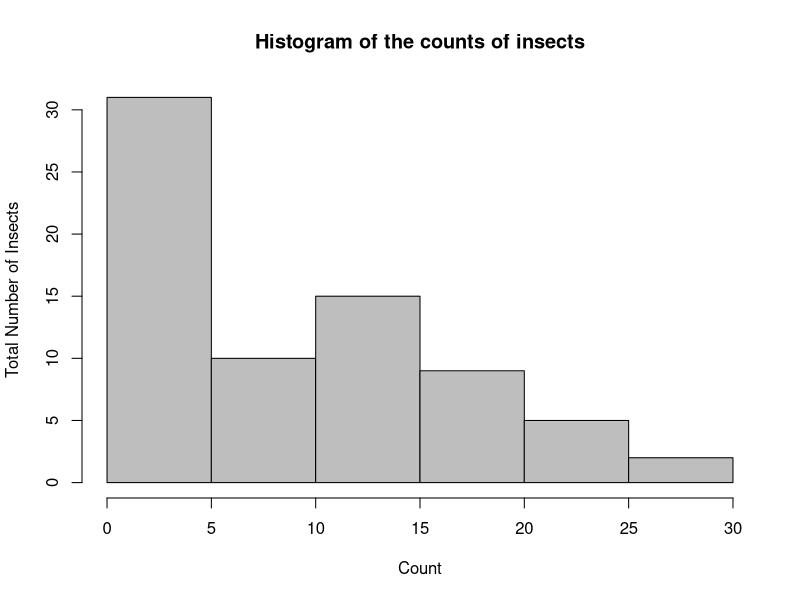
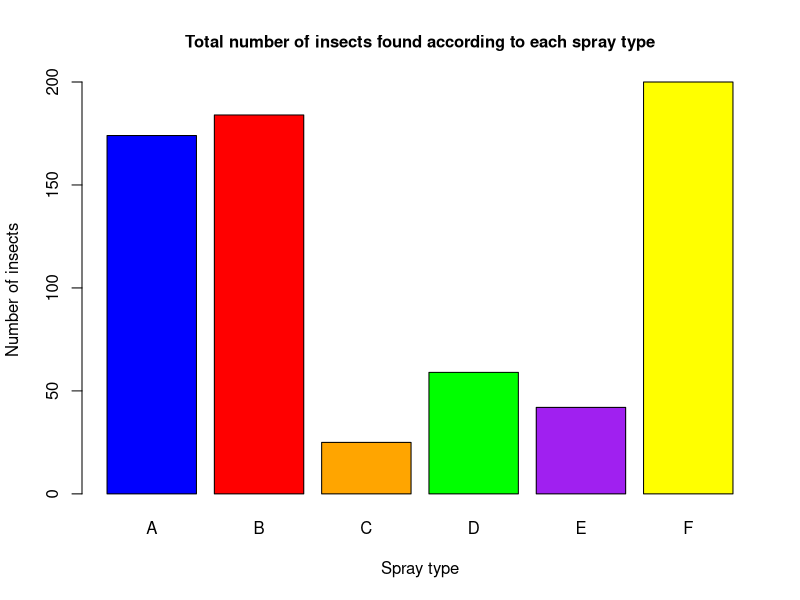
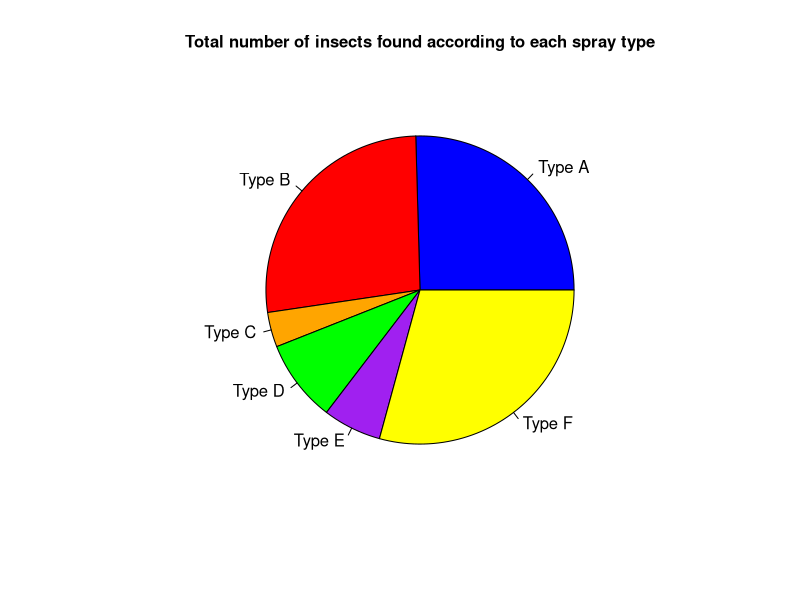

Generate these figures, in order, with R:
##### 1. Exercises 3.1,b
x <- matrix(c(4.3,3.1,8.2,8.2,3.2,0.9,1.6,6.5),nrow=4,ncol=2)
print(x)
x <- x[-4,]
dim(x)
print(x)

##### 2. Exercises 13.1a and 13.1b

##13.1a(i) numeric-discrete variable
##13.1a(ii) categorical-ordinal variable
##13.1a(iii) numeric-continuous variable
##13.1a(iv) categorical-ordinal variable
##13.1a(v) categorical-nominal variable
##13.1a(vi) numeric-continuous variable

##13.1b(i) sample statistic
##13.1b(ii) sample statistic
##13.1b(iii) population parameter (domestic cats that wear a collar in the U.S.)
##13.1b(iv) population parameter (vending machines that are used)
##13.1b(v) sample statistic

##### 3. Exercises 13.3 b (i) and (ii) 

## 13.3b(i)
IQR(quakes$depth)

## 13.3b(ii)
summary(quakes$mag[quakes$depth>400])
# I noticed that the seismic events that occur at a depth of 400 km or less
# have a greater magnitude compared to the seismic events that occur at a depth 
# of 400 km or deeper

##### 4. Exercises 14.1 a,b

## 14.1a
hist(InsectSprays$count, breaks=seq(0,30,5), ylab = "Total Number of Insects", 
     xlab = "Count" , col="gray" , main = "Histogram of the counts of insects")

## 14.1b
x <- tapply(InsectSprays$count, INDEX=InsectSprays$spray, FUN=sum)
print(x)

barplot(x, col = c("blue", "red" , "orange" , "green" ,"purple" , "yellow"), 
        xlab = "Spray type", ylab="Number of insects",
        main = "Total number of insects found according to each spray type" , 
        cex.main=1 )

pie(x, labels = c("Type A" , "Type B" , "Type C" ,"Type D" , "Type E" , 
                  "Type F"), col = c("blue", "red" , "orange" , "green" ,
                                           "purple" , "yellow"),
    main = "Total number of insects found according to each spray type", 
    cex.main = 1)


